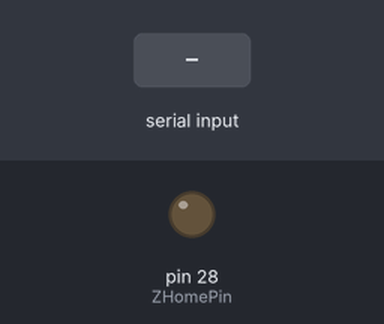
The sketch below on a simulated Arduino Mega 2560, built with avr-gcc and run on an emulated ATmega2560. On the bench: output pins drawn as LEDs (lit = HIGH). The test bench sets the inputs (shaded band). What the sketch prints to the serial monitor is not drawn.

Above: at 1.2 s.
1.3 s: "m" received over Serial
Timing chart, 0 to 4.3 s (numbered marks = the images above; inputs shaded):
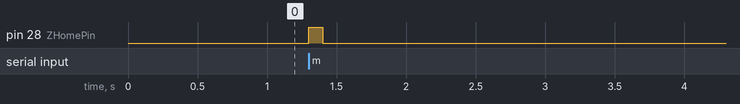

Measured:
- after the input at 1.3 s, pin 28 (ZHomePin): LOW → HIGH at once, → LOW 0.10 s later

The sketch:

ZHomeTest.ino
```cpp
int ZHomePin = 28;

void setup() {
  // put your setup code here, to run once:
  pinMode(ZHomePin, OUTPUT);
  Serial.begin(115200);
}

void loop() {
  // put your main code here, to run repeatedly:
  if (Serial.available() > 0)
  {
    char Key = Serial.read();
    if (Key == 'm')
    {
      Serial.println(Key);
      digitalWrite(ZHomePin, HIGH);
      delay(100);
      digitalWrite(ZHomePin, LOW);
    }
  }
}
```
